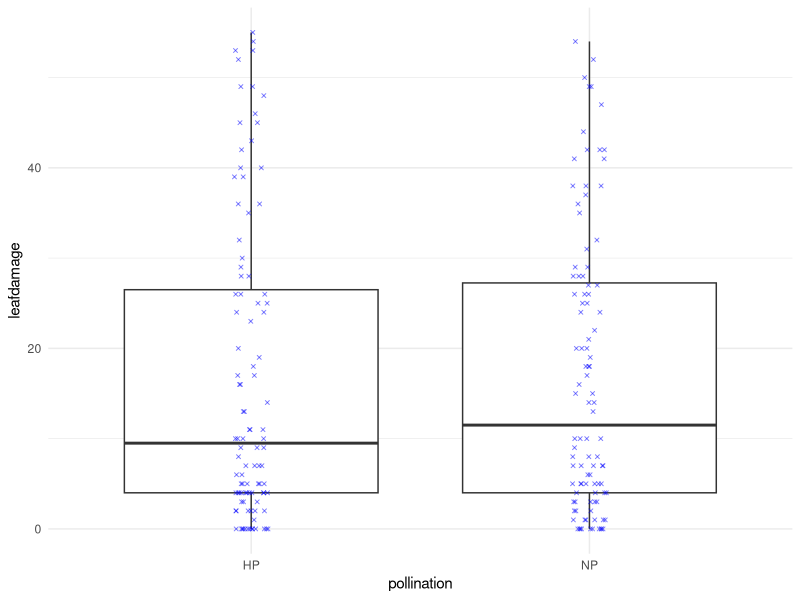
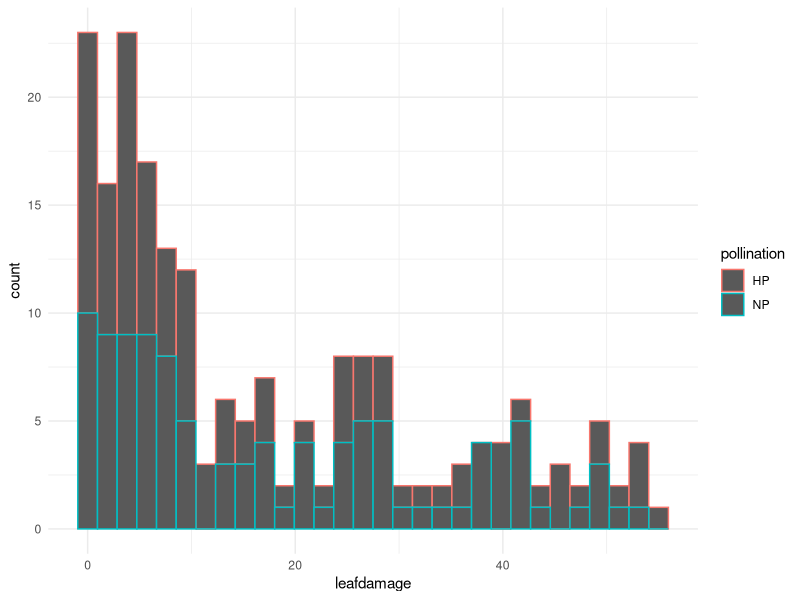
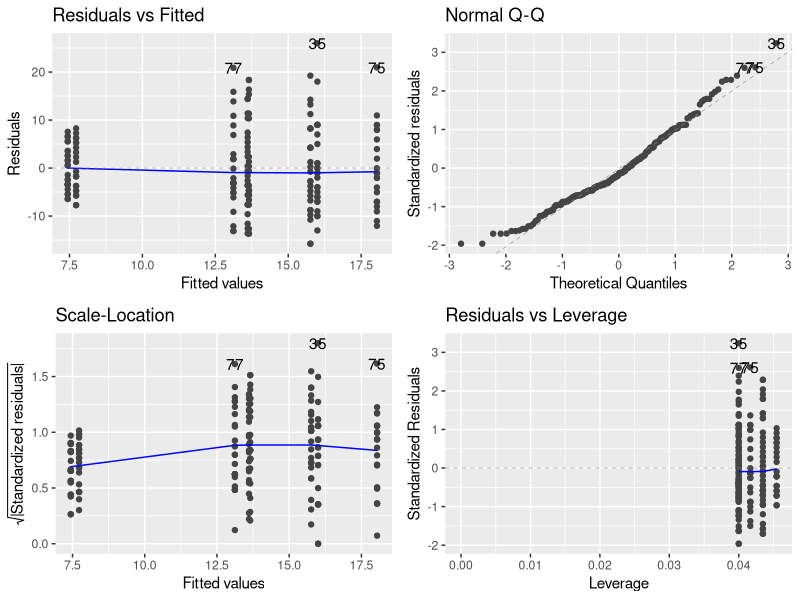
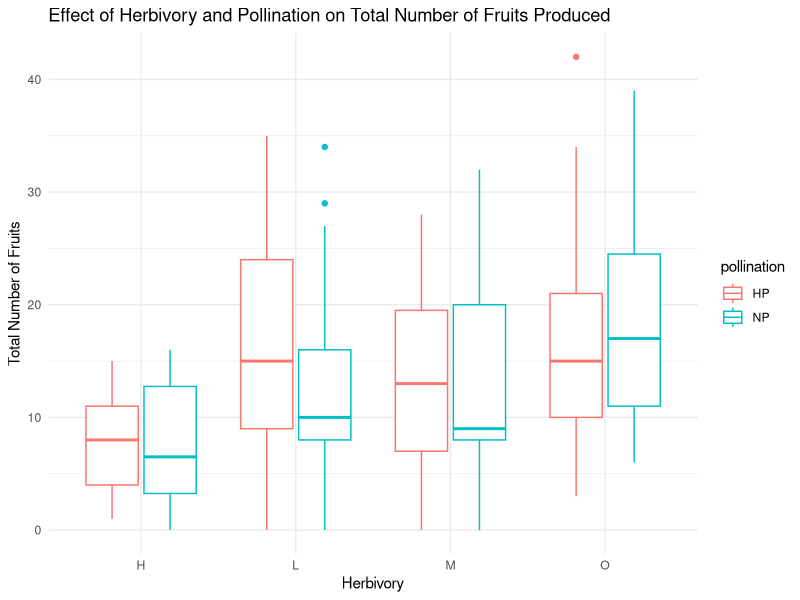

These figures' R source, in order:
## ---- chunk 1
knitr::opts_chunk$set(echo = TRUE)

library(dplyr)
library(ggplot2)
library(ggfortify)
library(car)

## ---- chunk 2
cc <- read.csv("lecture5_NEWcucumberdamage.csv")
cc$pollination <- as.factor(cc$pollination)
cc$herbivory <- as.factor(cc$herbivory)

head(cc)
## ---- chunk 3
table(cc$pollination, cc$herbivory)
# looks like the data is balanced for pollination and herbivory

ggplot(
  cc,
  aes(
    y = leafdamage,
    x = pollination # separate groups for each pollination treatment
  )
) +
  theme_minimal() + 
  geom_boxplot() +
  geom_jitter(
    width=0.05,
    height=0,
    alpha=0.5,
    shape=4,
    size=1,
    color="Blue"
  )

ggplot(
  cc,
  aes(
    x = leafdamage,
    color = pollination # separate groups for each pollination treatment
  )
) +
  geom_histogram() +
  theme_minimal()

# looks like leaf damage and pollination are pretty much balanced. 
## ---- chunk 4

cc_ph = lm(
  totalfruits ~ pollination * herbivory,
  data = cc,
  family = 'quasipoisson' 
)

autoplot(cc_ph)
## ---- chunk 5
writeLines("ANOVA\n")
anova(cc_ph, test="F")

writeLines("\n\n\nSUMMARY")
summary(cc_ph)

# The residual plots look okay (no crazy spread) so we can look deeper at the model without using a glm. Running an anova shows herbivory has a statistically significant effect on number of fruits (DF: 3, F: 11.3043, p:7.683e-7), but pollination does not (DF: 3, F: 0.0018, p: 0.9658).
# Looking at the summary shows statistically significant effects on fruit production from all herbivories, but no effect from pollination. Also the interactions between our independant variables show no effect on fruit production (DF: 3, F: 0.6880, p: 0.5605), so pollination method used does not matter when studying herbivory effects. 
## ---- chunk 6

ggplot(
  cc,
  aes(
    color = pollination,
    y = totalfruits,
    x = herbivory
  )
) + 
  geom_boxplot() + 
  theme_minimal() +
  labs(
    title = "Effect of Herbivory and Pollination on Total Number of Fruits Produced",
    x = "Herbivory",
    y = "Total Number of Fruits"
  )

# this plot supports the results from the summary above. Herbivory seems to matter, but within each herbivory the pollination method does not make a substantial difference.
## ---- chunk 7
# switch to sums method
options(contrasts  = c("contr.sum","contr.poly"))

# setup model
cc_ph3 = lm(
  totalfruits ~ pollination * herbivory,
  data = cc
)

# anova w/ type=3 using the car package
writeLines("ANOVA\n")
Anova(cc_ph3, type=3)                          

# set back to defaults
options(contrasts  = c("contr.treatment","contr.poly"))

writeLines("\n\n\nSUMMARY")
summary(cc_ph3)


# The results change slightly (for example: herbivory p value goes from 7.683e-7 to 7.862e-7), but this does not change our conclusions.
